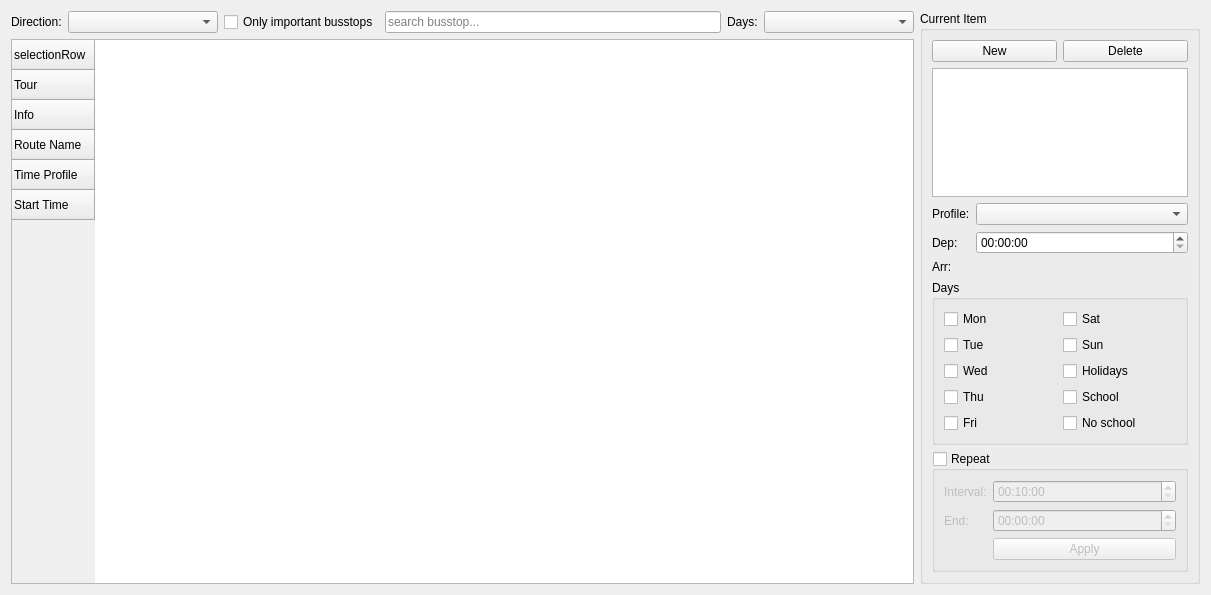
<?xml version="1.0" encoding="UTF-8"?>
<ui version="4.0">
 <class>WdgSchedule</class>
 <widget class="QWidget" name="WdgSchedule">
  <property name="geometry">
   <rect>
    <x>0</x>
    <y>0</y>
    <width>1211</width>
    <height>595</height>
   </rect>
  </property>
  <property name="windowTitle">
   <string>Form</string>
  </property>
  <layout class="QHBoxLayout" name="horizontalLayout">
   <item>
    <layout class="QVBoxLayout" name="verticalLayout">
     <item>
      <layout class="QHBoxLayout" name="horizontalLayout_6">
       <item>
        <widget class="QLabel" name="label_7">
         <property name="text">
          <string>Direction:</string>
         </property>
        </widget>
       </item>
       <item>
        <widget class="QComboBox" name="cmbDirections">
         <property name="minimumSize">
          <size>
           <width>150</width>
           <height>0</height>
          </size>
         </property>
        </widget>
       </item>
       <item>
        <widget class="QCheckBox" name="cbOnlyImportantBusstops">
         <property name="text">
          <string>Only important busstops</string>
         </property>
        </widget>
       </item>
       <item>
        <widget class="QLineEdit" name="leSearchBusstop">
         <property name="placeholderText">
          <string>search busstop...</string>
         </property>
         <property name="clearButtonEnabled">
          <bool>true</bool>
         </property>
        </widget>
       </item>
       <item>
        <widget class="QLabel" name="label_6">
         <property name="text">
          <string>Days:</string>
         </property>
        </widget>
       </item>
       <item>
        <widget class="QComboBox" name="cmbDayTypes">
         <property name="minimumSize">
          <size>
           <width>150</width>
           <height>0</height>
          </size>
         </property>
        </widget>
       </item>
      </layout>
     </item>
     <item>
      <widget class="QTableWidget" name="twSchedule">
       <property name="sizePolicy">
        <sizepolicy hsizetype="Minimum" vsizetype="Expanding">
         <horstretch>0</horstretch>
         <verstretch>0</verstretch>
        </sizepolicy>
       </property>
       <property name="selectionMode">
        <enum>QAbstractItemView::ExtendedSelection</enum>
       </property>
       <property name="selectionBehavior">
        <enum>QAbstractItemView::SelectColumns</enum>
       </property>
       <property name="verticalScrollMode">
        <enum>QAbstractItemView::ScrollPerPixel</enum>
       </property>
       <property name="horizontalScrollMode">
        <enum>QAbstractItemView::ScrollPerPixel</enum>
       </property>
       <row>
        <property name="text">
         <string>selectionRow</string>
        </property>
       </row>
       <row>
        <property name="text">
         <string>Tour</string>
        </property>
       </row>
       <row>
        <property name="text">
         <string>Info</string>
        </property>
       </row>
       <row>
        <property name="text">
         <string>Route Name</string>
        </property>
       </row>
       <row>
        <property name="text">
         <string>Time Profile</string>
        </property>
       </row>
       <row>
        <property name="text">
         <string>Start Time</string>
        </property>
       </row>
      </widget>
     </item>
    </layout>
   </item>
   <item>
    <widget class="QGroupBox" name="groupBox_3">
     <property name="title">
      <string>Current Item</string>
     </property>
     <layout class="QVBoxLayout" name="verticalLayout_6">
      <item>
       <layout class="QHBoxLayout" name="horizontalLayout_10">
        <item>
         <widget class="QPushButton" name="pbTripNew">
          <property name="text">
           <string>New</string>
          </property>
         </widget>
        </item>
        <item>
         <widget class="QPushButton" name="pbTripDelete">
          <property name="text">
           <string>Delete</string>
          </property>
         </widget>
        </item>
       </layout>
      </item>
      <item>
       <widget class="QListWidget" name="lwRoutes">
        <property name="sizePolicy">
         <sizepolicy hsizetype="Fixed" vsizetype="Expanding">
          <horstretch>0</horstretch>
          <verstretch>0</verstretch>
         </sizepolicy>
        </property>
       </widget>
      </item>
      <item>
       <layout class="QFormLayout" name="formLayout_2">
        <item row="0" column="0">
         <widget class="QLabel" name="label">
          <property name="text">
           <string>Profile:</string>
          </property>
         </widget>
        </item>
        <item row="0" column="1">
         <widget class="QComboBox" name="cbTimeProfiles"/>
        </item>
        <item row="1" column="0">
         <widget class="QLabel" name="label_2">
          <property name="text">
           <string>Dep:</string>
          </property>
         </widget>
        </item>
        <item row="1" column="1">
         <widget class="QTimeEdit" name="teDepartureTime">
          <property name="displayFormat">
           <string>HH:mm:ss</string>
          </property>
         </widget>
        </item>
        <item row="2" column="0">
         <widget class="QLabel" name="label_3">
          <property name="text">
           <string>Arr:</string>
          </property>
         </widget>
        </item>
        <item row="2" column="1">
         <widget class="QLabel" name="lArrivalTime">
          <property name="text">
           <string>&lt;unknown&gt;</string>
          </property>
         </widget>
        </item>
       </layout>
      </item>
      <item>
       <widget class="QGroupBox" name="gbDays">
        <property name="title">
         <string>Days</string>
        </property>
        <layout class="QGridLayout" name="gridLayout">
         <item row="5" column="0">
          <widget class="QCheckBox" name="cbDayFri">
           <property name="text">
            <string>Fri</string>
           </property>
          </widget>
         </item>
         <item row="4" column="1">
          <widget class="QCheckBox" name="cbDaySco">
           <property name="text">
            <string>School</string>
           </property>
          </widget>
         </item>
         <item row="5" column="1">
          <widget class="QCheckBox" name="cbDayNsco">
           <property name="text">
            <string>No school</string>
           </property>
          </widget>
         </item>
         <item row="3" column="1">
          <widget class="QCheckBox" name="cbDayHol">
           <property name="text">
            <string>Holidays</string>
           </property>
          </widget>
         </item>
         <item row="3" column="0">
          <widget class="QCheckBox" name="cbDayWed">
           <property name="text">
            <string>Wed</string>
           </property>
          </widget>
         </item>
         <item row="4" column="0">
          <widget class="QCheckBox" name="cbDayThu">
           <property name="text">
            <string>Thu</string>
           </property>
          </widget>
         </item>
         <item row="2" column="0">
          <widget class="QCheckBox" name="cbDayTue">
           <property name="text">
            <string>Tue</string>
           </property>
          </widget>
         </item>
         <item row="2" column="1">
          <widget class="QCheckBox" name="cbDaySun">
           <property name="text">
            <string>Sun</string>
           </property>
          </widget>
         </item>
         <item row="1" column="1">
          <widget class="QCheckBox" name="cbDaySat">
           <property name="text">
            <string>Sat</string>
           </property>
          </widget>
         </item>
         <item row="1" column="0">
          <widget class="QCheckBox" name="cbDayMon">
           <property name="text">
            <string>Mon</string>
           </property>
          </widget>
         </item>
        </layout>
       </widget>
      </item>
      <item>
       <widget class="QGroupBox" name="gbRepeat">
        <property name="title">
         <string>Repeat</string>
        </property>
        <property name="checkable">
         <bool>true</bool>
        </property>
        <property name="checked">
         <bool>false</bool>
        </property>
        <layout class="QFormLayout" name="formLayout">
         <item row="0" column="0">
          <widget class="QLabel" name="label_4">
           <property name="text">
            <string>Interval:</string>
           </property>
          </widget>
         </item>
         <item row="0" column="1">
          <widget class="QTimeEdit" name="teRepeatInterval">
           <property name="maximumDateTime">
            <datetime>
             <hour>23</hour>
             <minute>59</minute>
             <second>59</second>
             <year>2000</year>
             <month>1</month>
             <day>1</day>
            </datetime>
           </property>
           <property name="minimumDateTime">
            <datetime>
             <hour>0</hour>
             <minute>0</minute>
             <second>0</second>
             <year>2000</year>
             <month>1</month>
             <day>1</day>
            </datetime>
           </property>
           <property name="displayFormat">
            <string>HH:mm:ss</string>
           </property>
           <property name="time">
            <time>
             <hour>0</hour>
             <minute>10</minute>
             <second>0</second>
            </time>
           </property>
          </widget>
         </item>
         <item row="1" column="0">
          <widget class="QLabel" name="label_5">
           <property name="text">
            <string>End:</string>
           </property>
          </widget>
         </item>
         <item row="1" column="1">
          <widget class="QTimeEdit" name="teRepeatEnd">
           <property name="displayFormat">
            <string>HH:mm:ss</string>
           </property>
          </widget>
         </item>
         <item row="2" column="1">
          <widget class="QPushButton" name="pbRepeatApply">
           <property name="text">
            <string>Apply</string>
           </property>
           <property name="default">
            <bool>true</bool>
           </property>
          </widget>
         </item>
        </layout>
       </widget>
      </item>
      <item>
       <spacer name="verticalSpacer">
        <property name="orientation">
         <enum>Qt::Vertical</enum>
        </property>
        <property name="sizeHint" stdset="0">
         <size>
          <width>20</width>
          <height>40</height>
         </size>
        </property>
       </spacer>
      </item>
     </layout>
    </widget>
   </item>
  </layout>
 </widget>
 <resources/>
 <connections/>
</ui>
